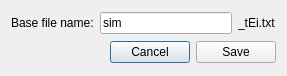
<?xml version="1.0" encoding="UTF-8"?>
<ui version="4.0">
 <class>Save_all</class>
 <widget class="QDialog" name="Save_all">
  <property name="geometry">
   <rect>
    <x>0</x>
    <y>0</y>
    <width>287</width>
    <height>76</height>
   </rect>
  </property>
  <property name="windowTitle">
   <string>Save all</string>
  </property>
  <layout class="QGridLayout" name="gridLayout">
   <item row="0" column="2">
    <widget class="QLabel" name="label_2">
     <property name="text">
      <string>_tEi.txt</string>
     </property>
    </widget>
   </item>
   <item row="0" column="1">
    <widget class="QLineEdit" name="txt_fileName">
     <property name="text">
      <string>sim</string>
     </property>
    </widget>
   </item>
   <item row="0" column="0">
    <widget class="QLabel" name="label">
     <property name="text">
      <string>Base file name:</string>
     </property>
    </widget>
   </item>
   <item row="1" column="0" colspan="3">
    <layout class="QHBoxLayout" name="horizontalLayout">
     <item>
      <spacer name="horizontalSpacer">
       <property name="orientation">
        <enum>Qt::Horizontal</enum>
       </property>
       <property name="sizeHint" stdset="0">
        <size>
         <width>40</width>
         <height>20</height>
        </size>
       </property>
      </spacer>
     </item>
     <item>
      <widget class="QPushButton" name="btn_Cancel">
       <property name="text">
        <string>Cancel</string>
       </property>
      </widget>
     </item>
     <item>
      <widget class="QPushButton" name="btn_Save">
       <property name="enabled">
        <bool>true</bool>
       </property>
       <property name="text">
        <string>Save</string>
       </property>
      </widget>
     </item>
    </layout>
   </item>
  </layout>
 </widget>
 <resources/>
 <connections/>
</ui>
